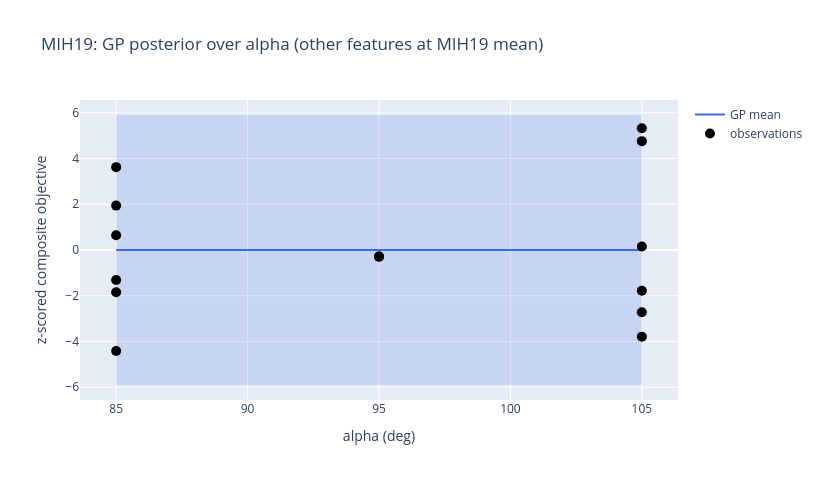

Notebook code for this chart:
### Markdown cell above
## Cell 3 - fit a GP on a single participant; visualise 1D alpha sweep

We z-score features using stats fit on `MIH19`'s rows alone, fit a Matern-5/2 GP on the combined objective, then sweep `alpha` while holding the other geometry coords at zero (z-scored midpoint).

### Code cell
single_df = df[df.participant == TARGET_MIH].copy()
bundle = opt_data.make_training_bundle(single_df, objective="combined")
model = opt_gp.fit_gp_hyperparameters(bundle.X_train, bundle.y_train, kernel="matern52", n_restarts=3, seed=RANDOM_SEED)
print("fitted theta:", np.round(model.theta, 4))
print("NLL:", round(model.train_nll, 3))

alpha_grid = np.linspace(85, 105, 60)
alpha_z_grid = (alpha_grid - bundle.feature_stats.means['alpha']) / max(bundle.feature_stats.stds['alpha'], 1e-9)
feature_means = np.array([bundle.feature_stats.means[c] for c in opt_data.INPUT_FEATURES])
feature_stds = np.array([max(bundle.feature_stats.stds[c], 1e-9) for c in opt_data.INPUT_FEATURES])
x_star = np.tile((feature_means - feature_means) / feature_stds, (alpha_grid.size, 1))
alpha_idx = list(opt_data.INPUT_FEATURES).index('alpha')
x_star[:, alpha_idx] = alpha_z_grid
post = model.predict(x_star)
lo, hi = post.mean - 1.96 * np.sqrt(post.var), post.mean + 1.96 * np.sqrt(post.var)

fig = go.Figure()
fig.add_trace(go.Scatter(x=alpha_grid, y=post.mean, mode='lines', name='GP mean', line=dict(color='royalblue')))
fig.add_trace(go.Scatter(x=np.concatenate([alpha_grid, alpha_grid[::-1]]),
                          y=np.concatenate([hi, lo[::-1]]), fill='toself',
                          fillcolor='rgba(65,105,225,0.18)', line=dict(width=0),
                          showlegend=False, name='95% CI'))
obs_alpha = single_df['alpha']
obs_y = bundle.y_train[:len(obs_alpha)]
fig.add_trace(go.Scatter(x=obs_alpha, y=obs_y[:len(obs_alpha)], mode='markers',
                          marker=dict(size=10, color='black'), name='observations'))
fig.update_layout(title=f"{TARGET_MIH}: GP posterior over alpha (other features at MIH19 mean)",
                   xaxis_title='alpha (deg)', yaxis_title='z-scored composite objective',
                   width=820, height=480)
fig.show()

### Figure 1 — Plotly figure (JSON) as saved in the notebook; plotly's stock layout.template omitted (floating-point values rounded to 4 significant figures)
{"data": [{"line": {"color": "royalblue"}, "mode": "lines", "name": "GP mean", "type": "scatter", "x": [85.0, 85.34, 85.68, 86.02, 86.36, 86.69, 87.03, 87.37, 87.71, 88.05, 88.39, 88.73, 89.07, 89.41, 89.75, 90.08, 90.42, 90.76, 91.1, 91.44, 91.78, 92.12, 92.46, 92.8, 93.14, 93.47, 93.81, 94.15, 94.49, 94.83, 95.17, 95.51, 95.85, 96.19, 96.53, 96.86, 97.2, 97.54, 97.88, 98.22, 98.56, 98.9, 99.24, 99.58, 99.92, 100.3, 100.6, 100.9, 101.3, 101.6, 101.9, 102.3, 102.6, 103.0, 103.3, 103.6, 104.0, 104.3, 104.7, 105.0], "y": [0.0, 0.0, 0.0, 0.0, 0.0, 0.0, 0.0, 0.0, 0.0, 0.0, 0.0, 0.0, 0.0, 0.0, 0.0, 0.0, 0.0, 0.0, 0.0, 0.0, 0.0, 0.0, 0.0, 0.0, 0.0, 0.0, 0.0, 0.0, 0.0, 0.0, 0.0, 0.0, 0.0, 0.0, 0.0, 0.0, 0.0, 0.0, 0.0, 0.0, 0.0, 0.0, 0.0, 0.0, 0.0, 0.0, 0.0, 0.0, 0.0, 0.0, 0.0, 0.0, 0.0, 0.0, 0.0, 0.0, 0.0, 0.0, 0.0, 0.0]}, {"fill": "toself", "fillcolor": "rgba(65,105,225,0.18)", "line": {"width": 0}, "name": "95% CI", "showlegend": false, "type": "scatter", "x": [85.0, 85.34, 85.68, 86.02, 86.36, 86.69, 87.03, 87.37, 87.71, 88.05, 88.39, 88.73, 89.07, 89.41, 89.75, 90.08, 90.42, 90.76, 91.1, 91.44, 91.78, 92.12, 92.46, 92.8, 93.14, 93.47, 93.81, 94.15, 94.49, 94.83, 95.17, 95.51, 95.85, 96.19, 96.53, 96.86, 97.2, 97.54, 97.88, 98.22, 98.56, 98.9, 99.24, 99.58, 99.92, 100.3, 100.6, 100.9, 101.3, 101.6, 101.9, 102.3, 102.6, 103.0, 103.3, 103.6, 104.0, 104.3, 104.7, 105.0, 105.0, 104.7, 104.3, 104.0, 103.6, 103.3, 103.0, 102.6, 102.3, 101.9, 101.6, 101.3, 100.9, 100.6, 100.3, 99.92, 99.58, 99.24, 98.9, 98.56, 98.22, 97.88, 97.54, 97.2, 96.86, 96.53, 96.19, 95.85, 95.51, 95.17, 94.83, 94.49, 94.15, 93.81, 93.47, 93.14, 92.8, 92.46, 92.12, 91.78, 91.44, 91.1, 90.76, 90.42, 90.08, 89.75, 89.41, 89.07, 88.73, 88.39, 88.05, 87.71, 87.37, 87.03, 86.69, 86.36, 86.02, 85.68, 85.34, 85.0], "y": [5.901, 5.901, 5.901, 5.901, 5.901, 5.901, 5.901, 5.901, 5.901, 5.901, 5.901, 5.901, 5.901, 5.901, 5.901, 5.901, 5.901, 5.901, 5.901, 5.901, 5.901, 5.901, 5.901, 5.901, 5.901, 5.901, 5.901, 5.901, 5.901, 5.901, 5.901, 5.901, 5.901, 5.901, 5.901, 5.901, 5.901, 5.901, 5.901, 5.901, 5.901, 5.901, 5.901, 5.901, 5.901, 5.901, 5.901, 5.901, 5.901, 5.901, 5.901, 5.901, 5.901, 5.901, 5.901, 5.901, 5.901, 5.901, 5.901, 5.901, -5.901, -5.901, -5.901, -5.901, -5.901, -5.901, -5.901, -5.901, -5.901, -5.901, -5.901, -5.901, -5.901, -5.901, -5.901, -5.901, -5.901, -5.901, -5.901, -5.901, -5.901, -5.901, -5.901, -5.901, -5.901, -5.901, -5.901, -5.901, -5.901, -5.901, -5.901, -5.901, -5.901, -5.901, -5.901, -5.901, -5.901, -5.901, -5.901, -5.901, -5.901, -5.901, -5.901, -5.901, -5.901, -5.901, -5.901, -5.901, -5.901, -5.901, -5.901, -5.901, -5.901, -5.901, -5.901, -5.901, -5.901, -5.901, -5.901, -5.901]}, {"marker": {"color": "black", "size": 10}, "mode": "markers", "name": "observations", "type": "scatter", "x": [95.0, 105.0, 105.0, 85.0, 85.0, 105.0, 85.0, 85.0, 105.0, 85.0, 105.0, 105.0, 85.0, 95.0], "y": [-0.2879, 5.318, -1.784, -4.414, 3.622, 4.758, 1.94, -1.845, 0.1534, 0.6427, -3.788, -2.719, -1.309, -0.2879]}], "layout": {"height": 480, "title": {"text": "MIH19: GP posterior over alpha (other features at MIH19 mean)"}, "width": 820, "xaxis": {"title": {"text": "alpha (deg)"}}, "yaxis": {"title": {"text": "z-scored composite objective"}}}}
